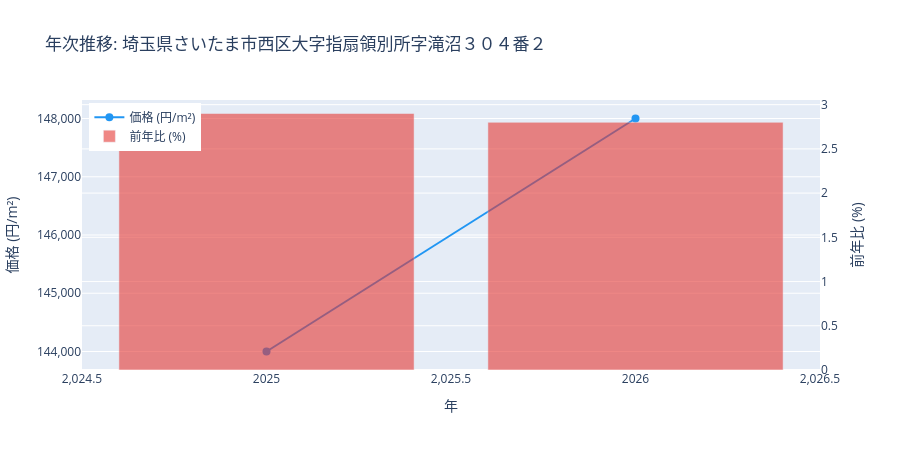

Source (notebook cell):
### Markdown cell above
## 3. 特定地点 (point_id) の年次推移

### Code cell
from notebook_utils import plot_point_history

if "df_all" in dir() and not df_all.empty:
    # point_id の例 (DB の実際の値に置き換えてください)
    sample_pid = df_all["point_id"].dropna().iloc[0] if len(df_all) > 0 else None
    if sample_pid:
        print("表示する point_id:", sample_pid)
        plot_point_history(df_all, sample_pid)
    else:
        print("point_id が取得できません")

### Figure 1 — Plotly figure (JSON) as saved in the notebook; plotly's stock layout.template omitted (floating-point values rounded to 4 significant figures)
{"data": [{"line": {"color": "#2196F3", "width": 2}, "marker": {"size": 8}, "mode": "lines+markers", "name": "価格 (円/m²)", "type": "scatter", "x": [2025, 2026], "y": [144000.0, 148000.0]}, {"marker": {"color": ["#e53935", "#e53935"]}, "name": "前年比 (%)", "opacity": 0.6, "type": "bar", "x": [2025, 2026], "y": [2.9, 2.8], "yaxis": "y2"}], "layout": {"height": 450, "legend": {"x": 0.01, "y": 0.99}, "title": {"text": "年次推移: 埼玉県さいたま市西区大字指扇領別所字滝沼３０４番２"}, "xaxis": {"title": {"text": "年"}}, "yaxis": {"tickformat": ",.0f", "title": {"text": "価格 (円/m²)"}}, "yaxis2": {"overlaying": "y", "side": "right", "title": {"text": "前年比 (%)"}}}}
